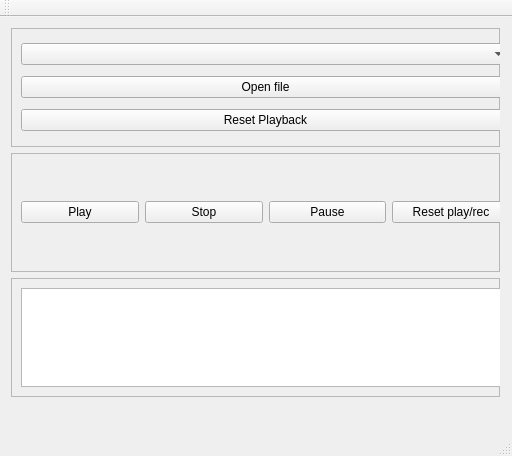
<?xml version="1.0" encoding="UTF-8"?>
<ui version="4.0">
 <class>MainWindow</class>
 <widget class="QMainWindow" name="MainWindow">
  <property name="geometry">
   <rect>
    <x>0</x>
    <y>0</y>
    <width>512</width>
    <height>456</height>
   </rect>
  </property>
  <property name="windowTitle">
   <string>MainWindow</string>
  </property>
  <widget class="QWidget" name="centralWidget">
   <widget class="QWidget" name="verticalLayoutWidget">
    <property name="geometry">
     <rect>
      <x>0</x>
      <y>0</y>
      <width>511</width>
      <height>391</height>
     </rect>
    </property>
    <layout class="QVBoxLayout" name="centralWidgetLayout">
     <item>
      <widget class="QFrame" name="framePlayback">
       <property name="frameShape">
        <enum>QFrame::StyledPanel</enum>
       </property>
       <property name="frameShadow">
        <enum>QFrame::Raised</enum>
       </property>
       <widget class="QWidget" name="verticalLayoutWidget_2">
        <property name="geometry">
         <rect>
          <x>-1</x>
          <y>-1</y>
          <width>511</width>
          <height>121</height>
         </rect>
        </property>
        <layout class="QVBoxLayout" name="layoutPlayback">
         <item>
          <widget class="QComboBox" name="comboBoxPlaybackDevice"/>
         </item>
         <item>
          <widget class="QPushButton" name="pushButtonOpenFile">
           <property name="text">
            <string>Open file</string>
           </property>
          </widget>
         </item>
         <item>
          <widget class="QPushButton" name="pushButtonResetPlayback">
           <property name="text">
            <string>Reset Playback</string>
           </property>
          </widget>
         </item>
        </layout>
       </widget>
      </widget>
     </item>
     <item>
      <widget class="QFrame" name="frameControls">
       <property name="frameShape">
        <enum>QFrame::StyledPanel</enum>
       </property>
       <property name="frameShadow">
        <enum>QFrame::Raised</enum>
       </property>
       <widget class="QWidget" name="horizontalLayoutWidget">
        <property name="geometry">
         <rect>
          <x>-1</x>
          <y>-1</y>
          <width>511</width>
          <height>121</height>
         </rect>
        </property>
        <layout class="QHBoxLayout" name="layoutControls">
         <item>
          <widget class="QPushButton" name="pushButtonPlay">
           <property name="text">
            <string>Play</string>
           </property>
          </widget>
         </item>
         <item>
          <widget class="QPushButton" name="pushButtonStop">
           <property name="text">
            <string>Stop</string>
           </property>
          </widget>
         </item>
         <item>
          <widget class="QPushButton" name="pushButtonPause">
           <property name="text">
            <string>Pause</string>
           </property>
          </widget>
         </item>
         <item>
          <widget class="QPushButton" name="pushButtonResetALL">
           <property name="text">
            <string>Reset play/rec</string>
           </property>
          </widget>
         </item>
        </layout>
       </widget>
      </widget>
     </item>
     <item>
      <widget class="QFrame" name="frameMessage">
       <property name="frameShape">
        <enum>QFrame::StyledPanel</enum>
       </property>
       <property name="frameShadow">
        <enum>QFrame::Raised</enum>
       </property>
       <widget class="QWidget" name="verticalLayoutWidget_3">
        <property name="geometry">
         <rect>
          <x>-1</x>
          <y>-1</y>
          <width>511</width>
          <height>121</height>
         </rect>
        </property>
        <layout class="QVBoxLayout" name="layoutMessage">
         <item>
          <widget class="QTextEdit" name="messageText">
           <property name="textInteractionFlags">
            <set>Qt::TextSelectableByKeyboard|Qt::TextSelectableByMouse</set>
           </property>
          </widget>
         </item>
        </layout>
       </widget>
      </widget>
     </item>
    </layout>
   </widget>
  </widget>
  <widget class="QMenuBar" name="menuBar">
   <property name="geometry">
    <rect>
     <x>0</x>
     <y>0</y>
     <width>512</width>
     <height>22</height>
    </rect>
   </property>
  </widget>
  <widget class="QToolBar" name="mainToolBar">
   <attribute name="toolBarArea">
    <enum>TopToolBarArea</enum>
   </attribute>
   <attribute name="toolBarBreak">
    <bool>false</bool>
   </attribute>
  </widget>
  <widget class="QStatusBar" name="statusBar"/>
 </widget>
 <layoutdefault spacing="6" margin="11"/>
 <resources/>
 <connections/>
</ui>
